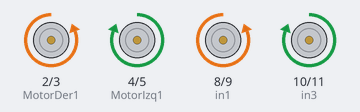
Bench run of a sketch on a simulated Arduino Uno, built with avr-gcc and run on an emulated ATmega328P. Parts: motor-driver pin pairs drawn as motors (green arrow = first pin HIGH = forward, orange = second pin HIGH = backward, longer = more drive, scaled by the enable pin).

Above: at 3.5 s.
At 10.5 s:
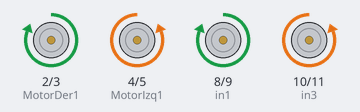
At 17.5 s:
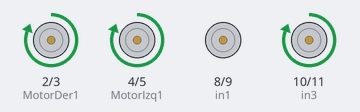
At 24.5 s:
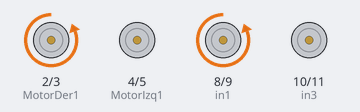
Timing chart, 0 to 36.4 s (numbered marks = the images above):
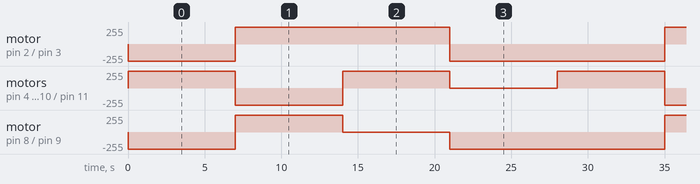

Measured:
- by itself, motor on pin 2 (MotorDer1) / pin 3 (MotorDer2): repeats every 28.0 s: forward 255/255 14.0 s, backward 255/255 14.0 s
- by itself, motor on pin 8 (in1) / pin 9 (in2): repeats every 28.0 s: forward 255/255 7.0 s, stopped 7.0 s, backward 255/255 14.0 s
- by itself, motor on pin 4 (MotorIzq1) / pin 5 (MotorIzq2), motor on pin 10 (in3) / pin 11 (in4): repeats every 28.0 s: backward 255/255 7.0 s, forward 255/255 7.0 s, stopped 7.0 s, forward 255/255 7.0 s

The sketch:

Punto_1.ino
```cpp
int MotorDer1=2; //El pin 2 de Arduino se conecta con el pin In1 del L298N
int MotorDer2=3; //El pin 3 de Arduino se conecta con el pin In2 del L298N

int MotorIzq1=4; //El pin 7 de Arduino se conecta con el pin In3 del L298N
int MotorIzq2=5; //El pin 4 de Arduino se conecta con el pin In4 del L298N

int PWM_Derecho=6; //El pin 5 de Arduino se conecta con el pin EnA del L298N
int PWM_Izquierdo=7; //El pin 6 de Arduino se conecta con el pin EnB del L298N

int in1 = 8;
int in2 = 9;
int in3 = 10;
int in4 = 11;

//int velocidad=150; //Se declara una variable para guardar la velocidad


void setup() {
  Serial.begin(9600);
  //Se configuran los pines como salida
pinMode(MotorDer1, OUTPUT);
pinMode(MotorDer2, OUTPUT);
pinMode(MotorIzq1, OUTPUT);
pinMode(MotorIzq2, OUTPUT);
pinMode(PWM_Derecho, OUTPUT);
pinMode(PWM_Izquierdo, OUTPUT);

pinMode(in1,OUTPUT);
pinMode(in2,OUTPUT);
pinMode(in3,OUTPUT);
pinMode(in4,OUTPUT);
}

void loop() {
/*
 * //Velocidad graduada motor derecho prueba de velocidad con ciclo for.
  for(velocidad = 0; velocidad <255; velocidad++)
  {
    analogWrite(PWM_Derecho,velocidad);           // variación de velocidad con salida PWM (VERIFICACIÓN DE CICLO DE TRABAJO.)
    digitalWrite(MotorDer1,LOW);
    digitalWrite(MotorDer2,HIGH);
    digitalWrite(in1,velocidad);                 //indicador led, con aumento de iluminocidad señal PWM
    digitalWrite(in2,LOW);
    Serial.println(velocidad);                  //valor númerico de señal pwm visualizado en monitor serial
    delay(50);
  }
  delay(3000);
*/

  marcha();
  delay(7000);
  atras();
  delay(7000);
  giroDerecha();
  delay(7000);
  giroIzquierda();
  delay(7000);
}

void marcha()
{
  digitalWrite(PWM_Derecho,HIGH);                   //encendido enable motor derecho (a)
  digitalWrite(MotorDer1,LOW);                      //Movimiento manecilla de reloj
  digitalWrite(MotorDer2,HIGH);                     //Movimiento antihorario
  digitalWrite(in1,LOW);                           //indicador led sentido horario
  digitalWrite(in2,HIGH);                            //indicador led sentido Antihorario

  digitalWrite(PWM_Izquierdo,HIGH);                //encendido enable motor izquierdo (b)
  digitalWrite(MotorIzq1,HIGH);
  digitalWrite(MotorIzq2,LOW);
  digitalWrite(in3,HIGH);
  digitalWrite(in4,LOW);

}

void atras()
{
  digitalWrite(PWM_Derecho,HIGH);
  digitalWrite(MotorDer1,HIGH);
  digitalWrite(MotorDer2,LOW);
  digitalWrite(in1,HIGH);
  digitalWrite(in2,LOW);

  digitalWrite(PWM_Izquierdo,HIGH);
  digitalWrite(MotorIzq1,LOW);
  digitalWrite(MotorIzq2,HIGH);
  digitalWrite(in3,LOW);
  digitalWrite(in4,HIGH);
}

void giroDerecha()
{
  digitalWrite(PWM_Derecho,LOW);
  //digitalWrite(MotorDer1,LOW);
  //digitalWrite(MotorDer2,HIGH);
  digitalWrite(in1,LOW);
  digitalWrite(in2,LOW);

  digitalWrite(PWM_Izquierdo,HIGH);
  digitalWrite(MotorIzq1,HIGH);
  digitalWrite(MotorIzq2,LOW);
  digitalWrite(in3,HIGH);
  digitalWrite(in4,LOW);
}

void giroIzquierda()
{
  digitalWrite(PWM_Derecho,HIGH);
  digitalWrite(MotorDer1,LOW);
  digitalWrite(MotorDer2,HIGH);
  digitalWrite(in1,LOW);
  digitalWrite(in2,HIGH);

  digitalWrite(PWM_Izquierdo,LOW);
  digitalWrite(in3,LOW);
  digitalWrite(in4,LOW);
}
```
